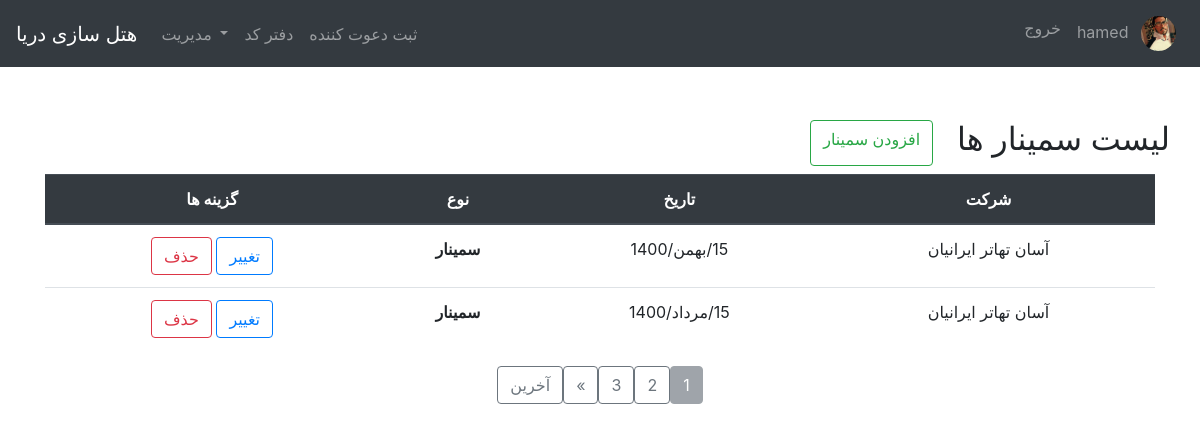
Page /seminar_list/ (signed in) on the committed database.
### users/models.py (models this page shows, shortened)
class Profile(models.Model):
    user = models.OneToOneField(User, on_delete=models.CASCADE)
    image = models.ImageField(default='default.jpg', upload_to='profile_pics')

### inviters/models.py (models this page shows, shortened)
class Seminar(models.Model):
    year = models.IntegerField(default=1400)
    month = models.ForeignKey(MonthOf, on_delete=models.PROTECT)
    day = models.IntegerField(default=15)
    company = models.ForeignKey(Company, on_delete=models.PROTECT)
    is_vebinar = models.BooleanField(default=False)
    class Meta:
        unique_together = ['year', 'month', 'day', 'company', 'is_vebinar']

class Company(models.Model):
    company_name = models.CharField(max_length=400, unique=True)
    def __str__(self):
        return self.company_name

class MonthOf(models.Model):
    month_number = models.IntegerField(unique=True)
    month_name = models.CharField(default='فروردین', max_length=20, unique=True)
    def __str__(self):
        return self.month_name
    class Meta:
        ordering = ['month_number']

### inviters/views.py (the view)
# urls.py: path('seminar_list/', SeminarListView.as_view(), name="seminar_list"),
class SeminarListView(LoginRequiredMixin, ListView):
    model = Seminar
    ordering = ['-year', '-month', '-day']
    paginate_by = 2

### inviters/templates/inviters/seminar_list.html (shortened to what this page needs)
{% extends 'base.html' %}
{% block content %}
    <div class="row mb-2" style="float: right">
        <a class="btn btn-outline-success" href="{% url 'seminar_new' %}">افزودن سمینار</a>
        <h2 class="ml-4">لیست سمینار ها </h2>
    </div>
    {% if object_list %}
        <table class="table" dir="rtl">
            <thead class="thead-dark">
            <tr>
                <th scope="col">
                    <center>شرکت</center>
                </th>
                <th scope="col">
                    <center>تاریخ</center>
                </th>
                <th scope="col">
                    <center>نوع</center>
                </th>
                <th scope="col">
                    <center>گزینه ها</center>
                </th>
            </tr>
            </thead>
            <tbody>
            {% for seminar in object_list %}
                <tr>
                    <td>
                        <center> {{ seminar.company }}</center>
                    </td>
                    <td>
                        <center>
                            {{ seminar.day }}/{{ seminar.month }}/{{ seminar.year }} </center>
                    </td>
                    <td>
                        {% if seminar.is_vebinar %}
                            <center><b>وبینار</b></center>
                        {% else %}
                            <center><b>سمینار</b></center>
                        {% endif %}
                    </td>
                    <td>
                        <center>
                            <a class="btn btn-outline-primary"
                               href="{% url 'seminar_update' seminar.id %}">تغییر</a>
                            <a class="btn btn-outline-danger" href="{% url 'seminar_delete' seminar.id %}">حذف</a>
                        </center>
                    </td>
                </tr>
            {% endfor %}
            </tbody>
        </table>
    {% else %}
        <br><br><br><br>
        <p class="alert alert-secondary">سمیناری وجود ندارد</p>
    {% endif %}
    {% if is_paginated %}
        <div class="d-flex justify-content-center" dir="rtl">
            {% for num in page_obj.paginator.page_range %}
                {% if page_obj.number == num %}
                    <a class="btn btn-secondary disabled" href="?page={{ num }}">{{ num }}</a>
                {% elif num > page_obj.number|add:'-3' and num < page_obj.number|add:'3' %}
                    <a class="btn btn-outline-secondary" href="?page={{ num }}">{{ num }}</a>
                {% endif %}
            {% endfor %}
            {% if page_obj.has_next %}
                <a class="btn btn-outline-secondary" href="?page={{ page_obj.next_page_number }}">
                    <span aria-hidden="true">&raquo;</span>
                </a>
                <a class="btn btn-outline-secondary" href="?page={{ page_obj.paginator.num_pages }}">آخرین</a>
            {% endif %}
        </div>
    {% endif %}
{% endblock %}

### inviters/templates/base.html (shortened to what this page needs)
<!doctype html>
<html lang="en">
<head>
    <link rel="stylesheet" href="https://cdn.jsdelivr.net/npm/bootstrap@4.5.3/dist/css/bootstrap.min.css"
>
</head>
<body>
<nav class="navbar navbar-expand-lg navbar-dark bg-dark fixed-top">
    <a class="navbar-brand" href="/">هتل سازی دریا</a>
    <div class="collapse navbar-collapse" id="navbarNav">
        {% if user.is_authenticated %}
            <ul class="navbar-nav mr-auto">
                {% if user.is_superuser %}
                    <li class="nav-item dropdown">
                        <a class="nav-link dropdown-toggle" href="#" id="navbarDropdown" role="button"
                           data-toggle="dropdown" aria-haspopup="true" aria-expanded="false">
                            مدیریت
                        </a>
                    </li>
                {% endif %}
                <li class="nav-item">
                    <a class="nav-link" href="{% url 'daftarcode' %}">دفتر کد</a>
                </li>
                <li class="nav-item">
                    <a class="nav-link" href="{% url 'inviter_new' %}">ثبت دعوت کننده</a>
                </li>
            </ul>
        {% endif %}
        <ul class="navbar-nav ml-auto">
            {% if user.is_authenticated %}
                <li class="nav-item">
                    <a class="nav-link" href="{% url 'logout' %}">خروج</a>
                </li>
                <li class="nav-item">
                    <a class="nav-link" href="{% url 'profile' %}">
                        {{ user.username }}
                        <img class="rounded-circle z-depth-0 ml-2"
                             alt="avatar image"
                             height="35"
                             src="{{ user.profile.image.url }}">
                    </a>
                </li>
            {% else %}
                <li class="nav-item">
                    <a class="nav-link" href="{% url 'login' %}">ورود</a>
                </li>
            {% endif %}
        </ul>
    </div>
</nav>
<br><br><br><br>
<main role="main" class="container mb-4">
    <div class="row mt-4">
        <div class="col-md-12">
            {% block content %}
            {% endblock %}
        </div>
    </div>
</main>
</body>
</html>

### rows in the picture
Seminar: company "آسان تهاتر ایرانیان", day "15", month "بهمن", year "1400", is_vebinar "سمینار"
Seminar: company "آسان تهاتر ایرانیان", day "15", month "مرداد", year "1400", is_vebinar "سمینار"

### other values in the picture
{{ user.username }} "hamed"
{{ num }} "1"
{{ num }} "2" "3"
